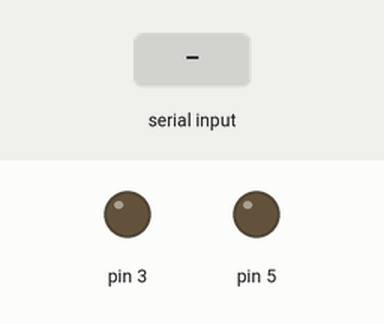
This sketch was run on a simulated Arduino Uno, built with avr-gcc and run on an emulated ATmega328P. On the bench: output pins drawn as LEDs (lit = HIGH). The inputs (shaded band) are chosen by the test bench.

Above: at 1.2 s.
1.3 s: "R" received over Serial
At 1.8 s:
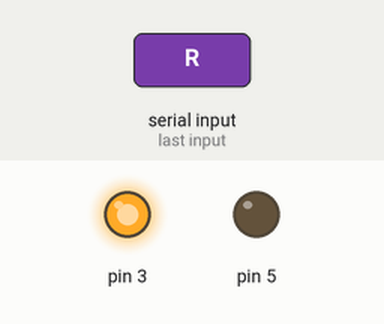
2.8 s: "G" received over Serial
At 4.0 s:
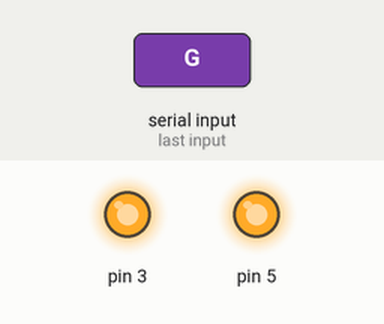
4.3 s: "r" received over Serial
At 5.3 s:
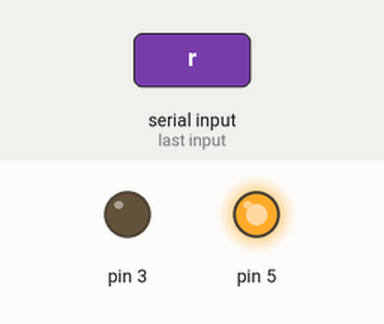
5.8 s: "g" received over Serial
At 6.5 s:
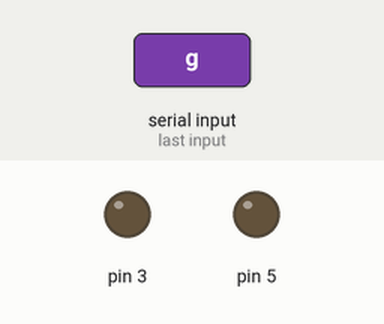
Timing chart, 0 to 8.3 s (numbered marks = the images above; inputs shaded):
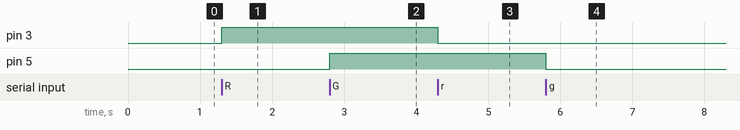

Measured:
- after the input at 1.3 s, pin 3: LOW → HIGH at once
- after the input at 2.8 s, pin 5: LOW → HIGH at once
- after the input at 4.3 s, pin 3: HIGH → LOW at once
- after the input at 5.8 s, pin 5: HIGH → LOW at once

The sketch:

uart_rgb.ino
```cpp
int incomingByte = 0;

struct PinLayout {
  const int redLED = 3;
  const int greenLED = 5;
  const int blueLED = 6;
};

PinLayout pin;

void setup() {
  Serial.begin(9600);
  pinMode(pin.redLED, OUTPUT);
  pinMode(pin.greenLED, OUTPUT);
  pinMode(pin.redLED, OUTPUT);
}

void loop() {

  if (Serial.available() > 0) {
    incomingByte = Serial.read();
  }

  switch (incomingByte)
  {
  case 82:
    digitalWrite(pin.redLED, HIGH);
    break;
  case 114:
    digitalWrite(pin.redLED, LOW);
    break;
  case 71:
    digitalWrite(pin.greenLED, HIGH);
    break;
  case 103:
    digitalWrite(pin.greenLED, LOW);
    break;
  case 66:
    digitalWrite(pin.blueLED, HIGH);
    break;
  case 98:
    digitalWrite(pin.blueLED, LOW);
    break;
  default:
    break;
  }
  incomingByte = -1;
}
```
